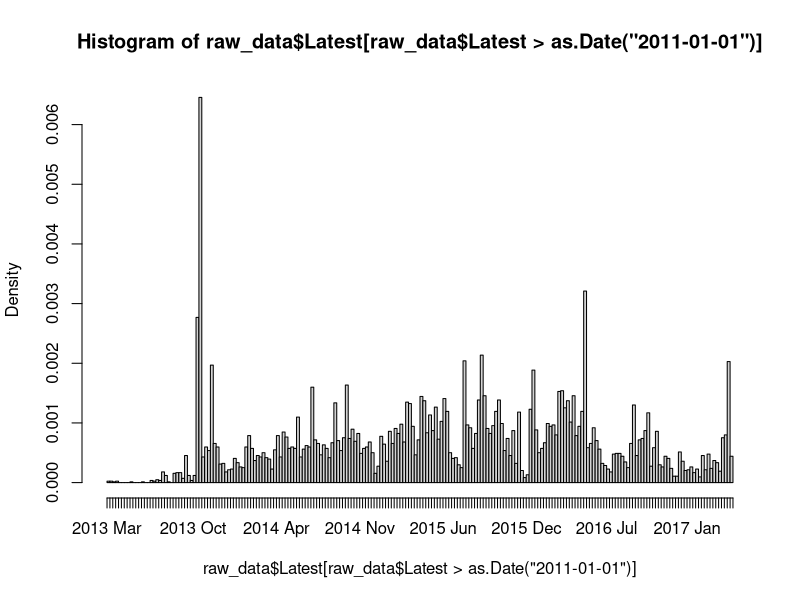

Write R code to recreate this figure.
# Lets have a look at the data
raw_data <- read.csv('data/FWW_EngagementData_FinalSum.csv')

summary(raw_data)

# What do the last dates of activity look like
raw_data$Latest <- as.Date(as.character(raw_data$Latest), format = '%d-%b-%y')

hist(raw_data$Latest[raw_data$Latest > as.Date('2011-01-01')], breaks = 'weeks')

table(raw_data$Latest)

# Okay, so which columns do we need to fix?
class(raw_data)
